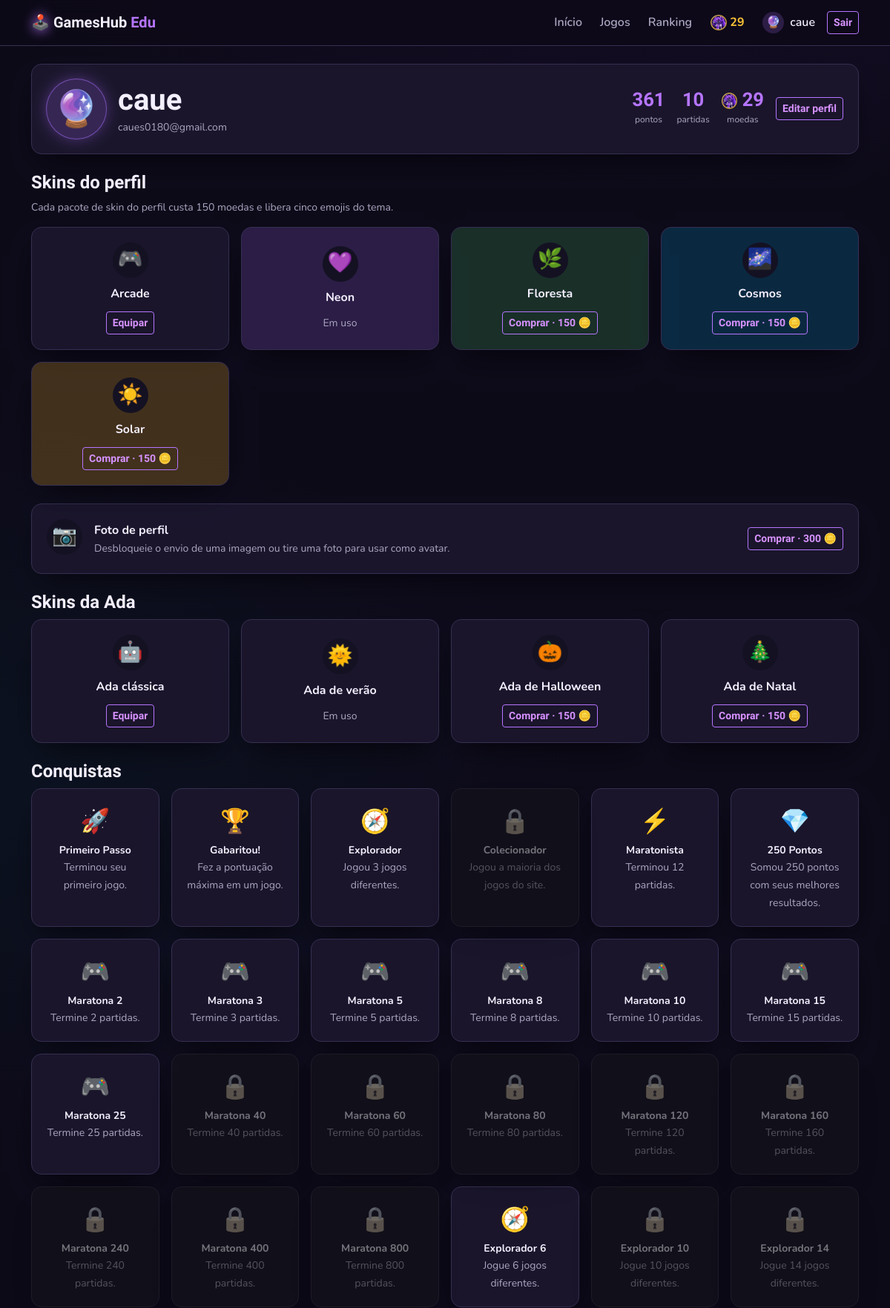
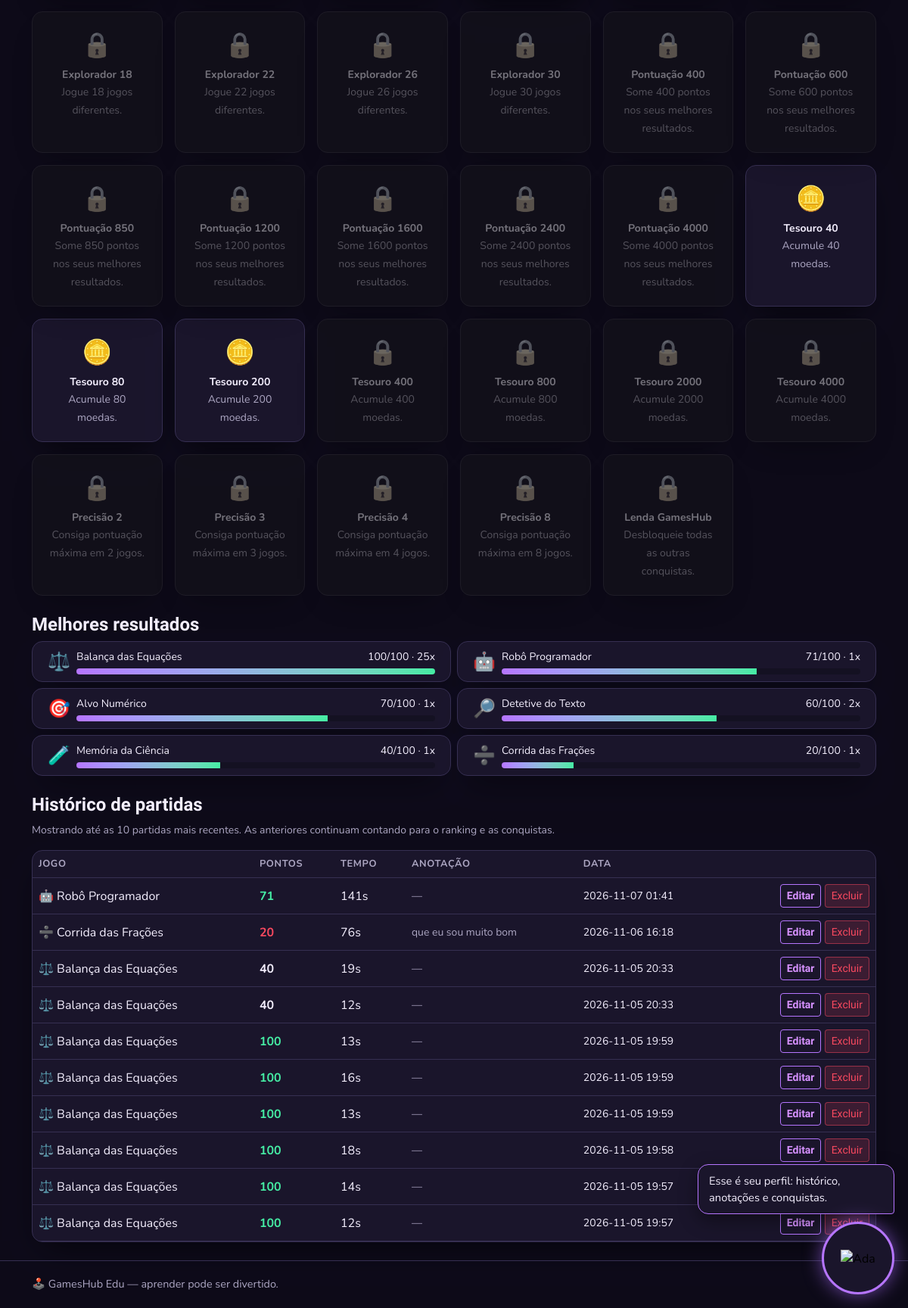
The app's page /perfil (signed in) with its own data (2 pictures, top to bottom).
### tables this page shows
CREATE TABLE usuarios (
    id INTEGER PRIMARY KEY AUTOINCREMENT,
    nome TEXT NOT NULL,
    email TEXT NOT NULL UNIQUE,
    senha_hash TEXT NOT NULL,
    avatar TEXT NOT NULL DEFAULT '🎮',
    criado_em TEXT NOT NULL DEFAULT CURRENT_TIMESTAMP
, moedas INTEGER NOT NULL DEFAULT 0, moedas_totais INTEGER NOT NULL DEFAULT 0, skin TEXT NOT NULL DEFAULT 'padrao', skin_ada TEXT NOT NULL DEFAULT 'padrao', avatar_imagem TEXT);

CREATE TABLE jogos (
    id INTEGER PRIMARY KEY AUTOINCREMENT,
    slug TEXT NOT NULL UNIQUE,
    nome TEXT NOT NULL,
    materia TEXT NOT NULL,
    faixa_etaria TEXT NOT NULL,
    mecanica TEXT NOT NULL,
    descricao TEXT NOT NULL,
    como_jogar TEXT NOT NULL,
    emoji TEXT NOT NULL
);

CREATE TABLE partidas (
    id INTEGER PRIMARY KEY AUTOINCREMENT,
    usuario_id INTEGER NOT NULL REFERENCES usuarios(id) ON DELETE CASCADE,
    jogo_id INTEGER NOT NULL REFERENCES jogos(id) ON DELETE CASCADE,
    pontos INTEGER NOT NULL CHECK (pontos BETWEEN 0 AND 100),
    duracao_segundos INTEGER NOT NULL DEFAULT 0,
    anotacao TEXT NOT NULL DEFAULT '',
    criado_em TEXT NOT NULL DEFAULT CURRENT_TIMESTAMP
);

### app.py (the view)
@app.route("/perfil")
@login_obrigatorio
def perfil():
    db = get_db()
    partidas = db.execute(
        """SELECT p.*, j.nome AS jogo_nome, j.emoji, j.slug
           FROM partidas p JOIN jogos j ON j.id = p.jogo_id
           WHERE p.usuario_id = ? ORDER BY p.criado_em DESC, p.id DESC LIMIT 10""",
        (g.usuario["id"],),
    ).fetchall()
    melhores = melhores_por_jogo(g.usuario["id"])
    return render_template(
        "perfil.html",
        partidas=partidas,
        melhores=melhores,
        total=sum(m["melhor"] for m in melhores),
        conquistas=calcular_conquistas(g.usuario["id"]),
        skins=SKINS,
        skins_ada=SKINS_ADA,
        pacote_foto=PACOTE_FOTO,
        compradas={(r["tipo"], r["slug"]) for r in db.execute(
            "SELECT tipo, slug FROM skins_compradas WHERE usuario_id = ?", (g.usuario["id"],)
        ).fetchall()} | {("jogador", "padrao"), ("ada", "padrao")},
    )

### app.py (called while the page is built)
@app.before_request
def carregar_usuario():
    uid = session.get("usuario_id")
    g.usuario = None
    if uid:
        g.usuario = get_db().execute("SELECT * FROM usuarios WHERE id = ?", (uid,)).fetchone()
        if g.usuario is None:
            session.clear()

def login_obrigatorio(view):
    @wraps(view)
    def wrapper(*args, **kwargs):
        if g.usuario is None:
            flash("Entre na sua conta para continuar.", "aviso")
            return redirect(url_for("login", next=request.path))
        return view(*args, **kwargs)
    return wrapper

def melhores_por_jogo(usuario_id):
    return get_db().execute(
        """SELECT j.slug, j.nome, j.emoji, MAX(p.pontos) AS melhor, COUNT(p.id) AS vezes
           FROM partidas p JOIN jogos j ON j.id = p.jogo_id
           WHERE p.usuario_id = ?
           GROUP BY j.id ORDER BY melhor DESC""",
        (usuario_id,),
    ).fetchall()

### database.py (called while the page is built)
def eh_admin(usuario_id):
    return get_db().execute(
        "SELECT 1 FROM administradores WHERE usuario_id = ?", (usuario_id,)
    ).fetchone() is not None

def get_db():
    if "db" not in g:
        g.db = sqlite3.connect(DB_PATH)
        g.db.row_factory = sqlite3.Row
        g.db.execute("PRAGMA foreign_keys = ON")
    return g.db

### templates/perfil.html (shortened to what this page needs)
{% extends "base.html" %}
{% block conteudo %}
<div class="cartao d-flex flex-wrap align-items-center gap-3 mb-4">
  <span class="avatar-grande skin-{{ g.usuario.skin }}">{% if g.usuario.avatar_imagem %}<img src="{{ url_for('servir_avatar_imagem', filename=g.usuario.avatar_imagem) }}" alt="Foto de {{ g.usuario.nome }}">{% else %}{{ g.usuario.avatar }}{% endif %}</span>
  <div>
    <h1 class="titulo-secao mb-0">{{ g.usuario.nome }}</h1>
    <span class="texto-suave small">{{ g.usuario.email }}</span>
  </div>
  <div class="ms-md-auto d-flex flex-wrap gap-3 align-items-center">
    <div class="estat"><strong>{{ total }}</strong><span>pontos</span></div>
    <div class="estat"><strong>{{ partidas|length }}</strong><span>partidas</span></div>
    <div class="estat"><strong><img class="moeda-icone" src="{{ url_for('static', filename='img/ada/moeda.png') }}" alt=""> {{ g.usuario.moedas }}</strong><span>moedas</span></div>
    <a href="{{ url_for('editar_perfil') }}" class="btn btn-outline-neon btn-sm">Editar perfil</a>
  </div>
</div>
<h2 class="h4 titulo-secao">Skins do perfil</h2>
<p class="texto-suave small">Cada pacote de skin do perfil custa 150 moedas e libera cinco emojis do tema.</p>
<div class="row g-3 mb-4">
  {% for skin in skins %}
  {% set possui = ("jogador", skin.slug) in compradas %}
  <div class="col-6 col-md-4 col-lg-3">
    <div class="cartao skin-item h-100 text-center skin-{{ skin.slug }}">
      <div class="skin-amostra">{{ skin.icone }}</div>
      <strong class="d-block mb-2">{{ skin.nome }}</strong>
      {% if g.usuario.skin == skin.slug %}
        <span class="texto-suave small">Em uso</span>
      {% else %}
        <form method="post" action="{{ url_for('gerenciar_skins') }}">
          <button class="btn btn-outline-neon btn-sm" type="submit">{% if possui %}Equipar{% elif skin.preco %}Comprar · {{ skin.preco }} 🪙{% else %}Equipar{% endif %}</button>
        </form>
      {% endif %}
    </div>
  </div>
  {% endfor %}
</div>
<div class="cartao d-flex flex-wrap align-items-center justify-content-between gap-3 mb-4">
  <div class="d-flex align-items-center gap-3">
    <div class="skin-amostra">{{ pacote_foto.icone }}</div>
    <div>
      <strong class="d-block">{{ pacote_foto.nome }}</strong>
      <span class="texto-suave small">Desbloqueie o envio de uma imagem ou tire uma foto para usar como avatar.</span>
    </div>
  </div>
  {% if ("foto", pacote_foto.slug) in compradas %}
    <a class="btn btn-outline-neon btn-sm" href="{{ url_for('editar_perfil') }}">Escolher foto</a>
  {% else %}
    <form method="post" action="{{ url_for('gerenciar_skins') }}">
      <button class="btn btn-outline-neon btn-sm" type="submit">Comprar · {{ pacote_foto.preco }} 🪙</button>
    </form>
  {% endif %}
</div>
<h2 class="h4 titulo-secao">Skins da Ada</h2>
<div class="row g-3 mb-4">
  {% for skin in skins_ada %}
  {% set possui = ("ada", skin.slug) in compradas %}
  <div class="col-6 col-md-4 col-lg-3">
    <div class="cartao skin-item h-100 text-center">
      <div class="skin-amostra">{{ skin.icone }}</div>
      <strong class="d-block mb-2">{{ skin.nome }}</strong>
      {% if g.usuario.skin_ada == skin.slug %}
        <span class="texto-suave small">Em uso</span>
      {% else %}
        <form method="post" action="{{ url_for('gerenciar_skins') }}">
          <button class="btn btn-outline-neon btn-sm" type="submit">{% if possui %}Equipar{% elif skin.preco %}Comprar · {{ skin.preco }} 🪙{% else %}Equipar{% endif %}</button>
        </form>
      {% endif %}
    </div>
  </div>
  {% endfor %}
</div>
<h2 class="h4 titulo-secao">Conquistas</h2>
<div class="row g-3 mb-4">
  {% for c in conquistas %}
  <div class="col-6 col-md-4 col-lg-2">
    <div class="cartao conquista h-100 text-center {% if not c.ganha %}bloqueada{% endif %}">
      <div class="fs-2">{{ c.icone if c.ganha else "🔒" }}</div>
      <strong class="small d-block mt-1">{{ c.nome }}</strong>
      <span class="texto-suave small">{{ c.descricao }}</span>
    </div>
  </div>
  {% endfor %}
</div>
{% if melhores %}
<h2 class="h4 titulo-secao">Melhores resultados</h2>
<div class="row g-2 mb-4">
  {% for m in melhores %}
  <div class="col-md-6">
    <div class="cartao py-2 d-flex align-items-center gap-2">
      <span class="fs-4">{{ m.emoji }}</span>
      <div class="flex-grow-1">
        <div class="d-flex justify-content-between small"><span>{{ m.nome }}</span><span>{{ m.melhor }}/100 · {{ m.vezes }}x</span></div>
        <div class="barra"><div style="width: {{ m.melhor }}%"></div></div>
      </div>
    </div>
  </div>
  {% endfor %}
</div>
{% endif %}
<h2 class="h4 titulo-secao">Histórico de partidas</h2>
<p class="texto-suave small">Mostrando até as 10 partidas mais recentes. As anteriores continuam contando para o ranking e as conquistas.</p>
{% if partidas %}
<div class="cartao p-0 overflow-hidden">
  <div class="table-responsive">
  <table class="table tabela mb-0 align-middle">
    <thead><tr><th>Jogo</th><th>Pontos</th><th>Tempo</th><th>Anotação</th><th>Data</th><th></th></tr></thead>
    <tbody>
    {% for p in partidas %}
      <tr>
        <td>{{ p.emoji }} {{ p.jogo_nome }}</td>
        <td class="fw-bold {% if p.pontos >= 70 %}text-sucesso{% elif p.pontos < 40 %}text-perigo{% endif %}">{{ p.pontos }}</td>
        <td>{{ p.duracao_segundos }}s</td>
        <td class="small texto-suave">{{ p.anotacao or "—" }}</td>
        <td class="small">{{ p.criado_em[:16] }}</td>
        <td class="text-end text-nowrap">
          <a href="{{ url_for('editar_partida', partida_id=p.id) }}" class="btn btn-sm btn-outline-neon">Editar</a>
          <form method="post" action="{{ url_for('excluir_partida', partida_id=p.id) }}" class="d-inline" onsubmit="return confirm('Excluir esta partida?')">
            <button class="btn btn-sm btn-perigo">Excluir</button>
          </form>
        </td>
      </tr>
    {% endfor %}
    </tbody>
  </table>
  </div>
</div>
{% else %}
  <div class="cartao text-center">Você ainda não jogou. <a href="{{ url_for('jogos') }}">Escolha um jogo!</a></div>
{% endif %}
{% endblock %}

### templates/base.html (shortened to what this page needs)
<!doctype html>
<html lang="pt-BR">
<head>
  <link href="https://cdn.jsdelivr.net/npm/bootstrap@5.3.3/dist/css/bootstrap.min.css" rel="stylesheet">
  <link rel="stylesheet" href="{{ url_for('static', filename='css/style.css') }}">
</head>
<body>
  <nav class="navbar navbar-expand-md navbar-dark site-nav sticky-top">
    <div class="container">
      <a class="navbar-brand logo" href="{{ url_for('index') }}"><span class="logo-icone">🕹️</span> GamesHub <span class="text-primary-neon">Edu</span></a>
      <div class="collapse navbar-collapse" id="menu">
        <ul class="navbar-nav ms-auto align-items-md-center gap-md-2">
          {% set atual = request.endpoint %}
          <li class="nav-item"><a class="nav-link {% if atual == 'index' %}active{% endif %}" href="{{ url_for('index') }}">Início</a></li>
          <li class="nav-item"><a class="nav-link {% if atual in ['jogos', 'jogo'] %}active{% endif %}" href="{{ url_for('jogos') }}">Jogos</a></li>
          <li class="nav-item"><a class="nav-link {% if atual == 'ranking' %}active{% endif %}" href="{{ url_for('ranking') }}">Ranking</a></li>
          {% if g.usuario and atual != 'jogo' %}
            <li class="nav-item moedas-nav" title="{{ g.usuario.moedas }} moedas"><img class="moeda-icone" src="{{ url_for('static', filename='img/ada/moeda.png') }}" alt="Moedas"><strong>{{ g.usuario.moedas }}</strong></li>
          {% endif %}
          {% if g.usuario %}
            <li class="nav-item"><a class="nav-link {% if atual and atual.startswith('perfil') %}active{% endif %}" href="{{ url_for('perfil') }}"><span class="avatar-nav skin-{{ g.usuario.skin }}">{% if g.usuario.avatar_imagem %}<img src="{{ url_for('servir_avatar_imagem', filename=g.usuario.avatar_imagem) }}" alt="">{% else %}{{ g.usuario.avatar }}{% endif %}</span> {{ g.usuario.nome }}</a></li>
            <li class="nav-item"><a class="btn btn-sm btn-outline-neon" href="{{ url_for('logout') }}">Sair</a></li>
          {% else %}
            <li class="nav-item"><a class="nav-link" href="{{ url_for('login') }}">Entrar</a></li>
            <li class="nav-item"><a class="btn btn-sm btn-game" href="{{ url_for('cadastro') }}">Criar conta</a></li>
          {% endif %}
        </ul>
      </div>
    </div>
  </nav>
  <main class="container py-4">
    {% block conteudo %}{% endblock %}
  </main>
  <footer class="rodape">
    <div class="container d-flex flex-wrap justify-content-between gap-2">
      <span>🕹️ GamesHub Edu — aprender pode ser divertido.</span>
    </div>
  </footer>
  {% include "_ada.html" %}
</body>
</html>

### templates/_ada.html (shortened to what this page needs)
<div id="ada" class="ada" data-pagina="{{ request.endpoint or '' }}" data-img="{{ url_for('static', filename='img/ada/') }}"
  data-nome="{{ g.usuario.nome if g.usuario else '' }}" data-skin="{{ g.usuario.skin_ada if g.usuario else 'padrao' }}">
  <div class="ada-balao" id="ada-balao" hidden></div>
  <button class="ada-avatar" id="ada-avatar" aria-label="Conversar com a Ada">
    <img id="ada-rosto" src="{{ url_for('static', filename='img/ada/feliz.png') }}" alt="Ada">
  </button>
</div>

### records on screen
usuarios: usuario.moedas "29", usuario.avatar "🔮", usuario.nome "caue", usuario.email "caues0180@gmail.com"
jogos: emoji "⚖️", nome "Balança das Equações", melhor "100", vezes "25"
jogos: emoji "🤖", nome "Robô Programador", melhor "71", vezes "1"
jogos: emoji "🎯", nome "Alvo Numérico", melhor "70", vezes "1"
jogos: emoji "🔎", nome "Detetive do Texto", melhor "60", vezes "2"
jogos: emoji "🧪", nome "Memória da Ciência", melhor "40", vezes "1"
jogos: emoji "➗", nome "Corrida das Frações", melhor "20", vezes "1"
partidas: emoji "🤖", jogo_nome "Robô Programador", pontos "71", duracao_segundos "141", anotacao "—", criado_em "2026-11-07 01:41"
partidas: emoji "➗", jogo_nome "Corrida das Frações", pontos "20", duracao_segundos "76", anotacao "que eu sou muito bom", criado_em "2026-11-06 16:18"
partidas: emoji "⚖️", jogo_nome "Balança das Equações", pontos "40", duracao_segundos "19", anotacao "—", criado_em "2026-11-05 20:33"
partidas: emoji "⚖️", jogo_nome "Balança das Equações", pontos "40", duracao_segundos "12", anotacao "—", criado_em "2026-11-05 20:33"
partidas: emoji "⚖️", jogo_nome "Balança das Equações", pontos "100", duracao_segundos "13", anotacao "—", criado_em "2026-11-05 19:59"
partidas: emoji "⚖️", jogo_nome "Balança das Equações", pontos "100", duracao_segundos "16", anotacao "—", criado_em "2026-11-05 19:59"
partidas: emoji "⚖️", jogo_nome "Balança das Equações", pontos "100", duracao_segundos "13", anotacao "—", criado_em "2026-11-05 19:59"
partidas: emoji "⚖️", jogo_nome "Balança das Equações", pontos "100", duracao_segundos "18", anotacao "—", criado_em "2026-11-05 19:58"
partidas: emoji "⚖️", jogo_nome "Balança das Equações", pontos "100", duracao_segundos "14", anotacao "—", criado_em "2026-11-05 19:57"
partidas: emoji "⚖️", jogo_nome "Balança das Equações", pontos "100", duracao_segundos "12", anotacao "—", criado_em "2026-11-05 19:57"

### other values on screen
{{ total }} "361"
{{ partidas|length }} "10"
{{ skin.icone }} "🎮" "💜" "🌿" "🌌" "☀️"
{{ skin.nome }} "Arcade" "Neon" "Floresta" "Cosmos" "Solar"
{{ skin.preco }} "150" "150" "150"
{{ pacote_foto.icone }} "📷"
{{ pacote_foto.nome }} "Foto de perfil"
{{ pacote_foto.preco }} "300"
{{ skin.icone }} "🤖" "🌞" "🎃" "🎄"
{{ skin.nome }} "Ada clássica" "Ada de verão" "Ada de Halloween" "Ada de Natal"
{{ skin.preco }} "150" "150"
{{ c.icone if c.ganha else "🔒" }} "🚀" "🏆" "🧭" "🔒" "⚡" "💎" "🎮" "🎮" "🎮" "🎮" "🎮" "🎮" "🎮" "🔒" "🔒" "🔒" "🔒" "🔒" "🔒" "🔒" "🔒" "🧭" "🔒" "🔒" "🔒" "🔒" "🔒" "🔒" "🔒" "🔒" "🔒" "🔒" "🔒" "🔒" "🔒" "🪙" "🪙" "🪙" "🔒" "🔒" "🔒" "🔒" "🔒" "🔒" "🔒" "🔒" "🔒"
{{ c.nome }} "Primeiro Passo" "Gabaritou!" "Explorador" "Colecionador" "Maratonista" "250 Pontos" "Maratona 2" "Maratona 3" "Maratona 5" "Maratona 8" "Maratona 10" "Maratona 15" "Maratona 25" "Maratona 40" "Maratona 60" "Maratona 80" "Maratona 120" "Maratona 160" "Maratona 240" "Maratona 400" "Maratona 800" "Explorador 6" "Explorador 10" "Explorador 14" "Explorador 18" "Explorador 22" "Explorador 26" "Explorador 30" "Pontuação 400" "Pontuação 600" "Pontuação 850" "Pontuação 1200" "Pontuação 1600" "Pontuação 2400" "Pontuação 4000" "Tesouro 40" "Tesouro 80" "Tesouro 200" "Tesouro 400" "Tesouro 800" "Tesouro 2000" "Tesouro 4000" "Precisão 2" "Precisão 3" "Precisão 4" "Precisão 8" "Lenda GamesHub"
{{ c.descricao }} "Terminou seu primeiro jogo." "Fez a pontuação máxima em um jogo." "Jogou 3 jogos diferentes." "Jogou a maioria dos jogos do site." "Terminou 12 partidas." "Somou 250 pontos com seus melhores resultados." "Termine 2 partidas." "Termine 3 partidas." "Termine 5 partidas." "Termine 8 partidas." "Termine 10 partidas." "Termine 15 partidas." "Termine 25 partidas." "Termine 40 partidas." "Termine 60 partidas." "Termine 80 partidas." "Termine 120 partidas." "Termine 160 partidas." "Termine 240 partidas." "Termine 400 partidas." "Termine 800 partidas." "Jogue 6 jogos diferentes." "Jogue 10 jogos diferentes." "Jogue 14 jogos diferentes." "Jogue 18 jogos diferentes." "Jogue 22 jogos diferentes." "Jogue 26 jogos diferentes." "Jogue 30 jogos diferentes." "Some 400 pontos nos seus melhores resultados." "Some 600 pontos nos seus melhores resultados." "Some 850 pontos nos seus melhores resultados." "Some 1200 pontos nos seus melhores resultados." "Some 1600 pontos nos seus melhores resultados." "Some 2400 pontos nos seus melhores resultados." "Some 4000 pontos nos seus melhores resultados." "Acumule 40 moedas." "Acumule 80 moedas." "Acumule 200 moedas." "Acumule 400 moedas." "Acumule 800 moedas." "Acumule 2000 moedas." "Acumule 4000 moedas." "Consiga pontuação máxima em 2 jogos." "Consiga pontuação máxima em 3 jogos." "Consiga pontuação máxima em 4 jogos." "Consiga pontuação máxima em 8 jogos." "Desbloqueie todas as outras conquistas."
